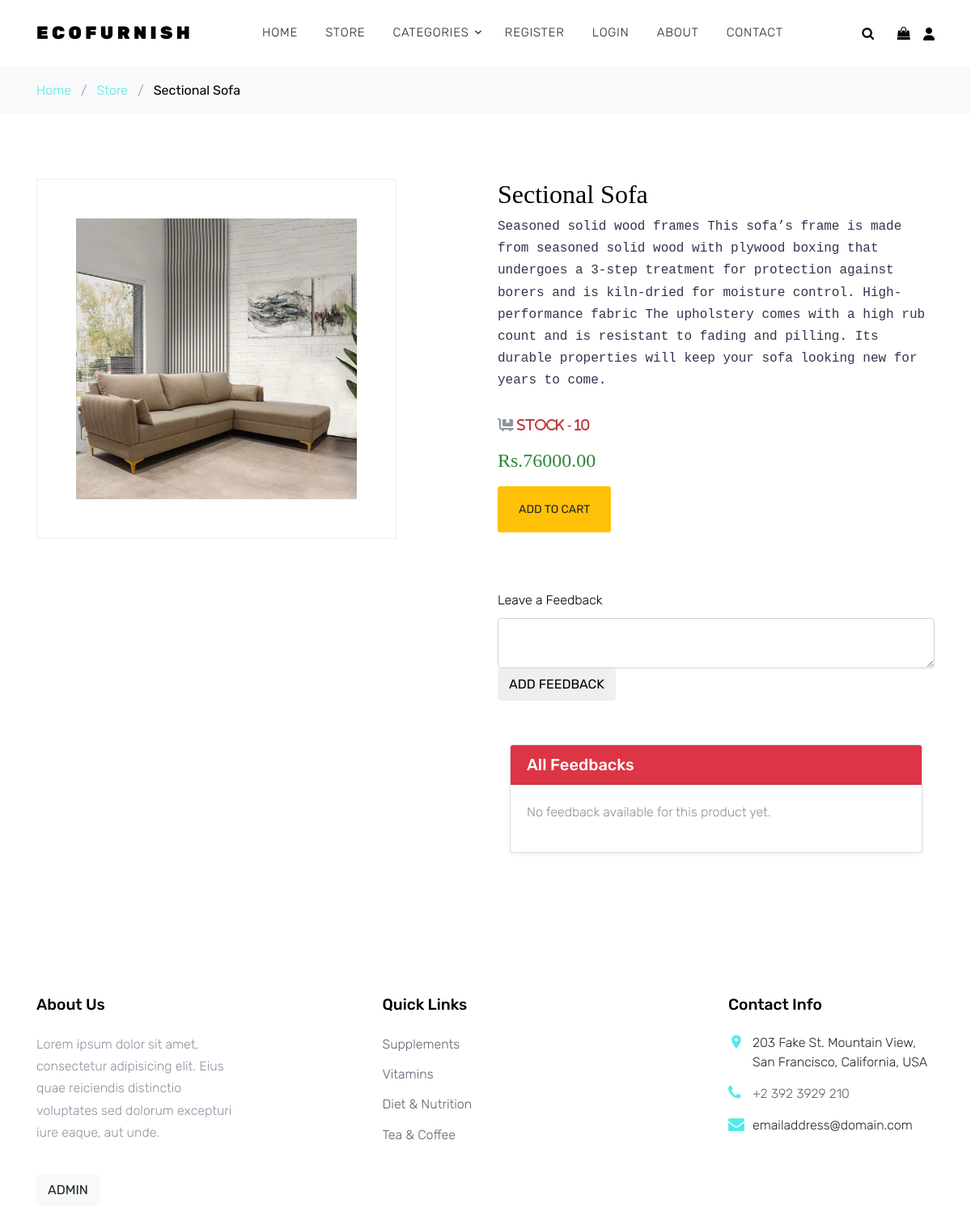
Before: /single_details/3/ with the older database file.
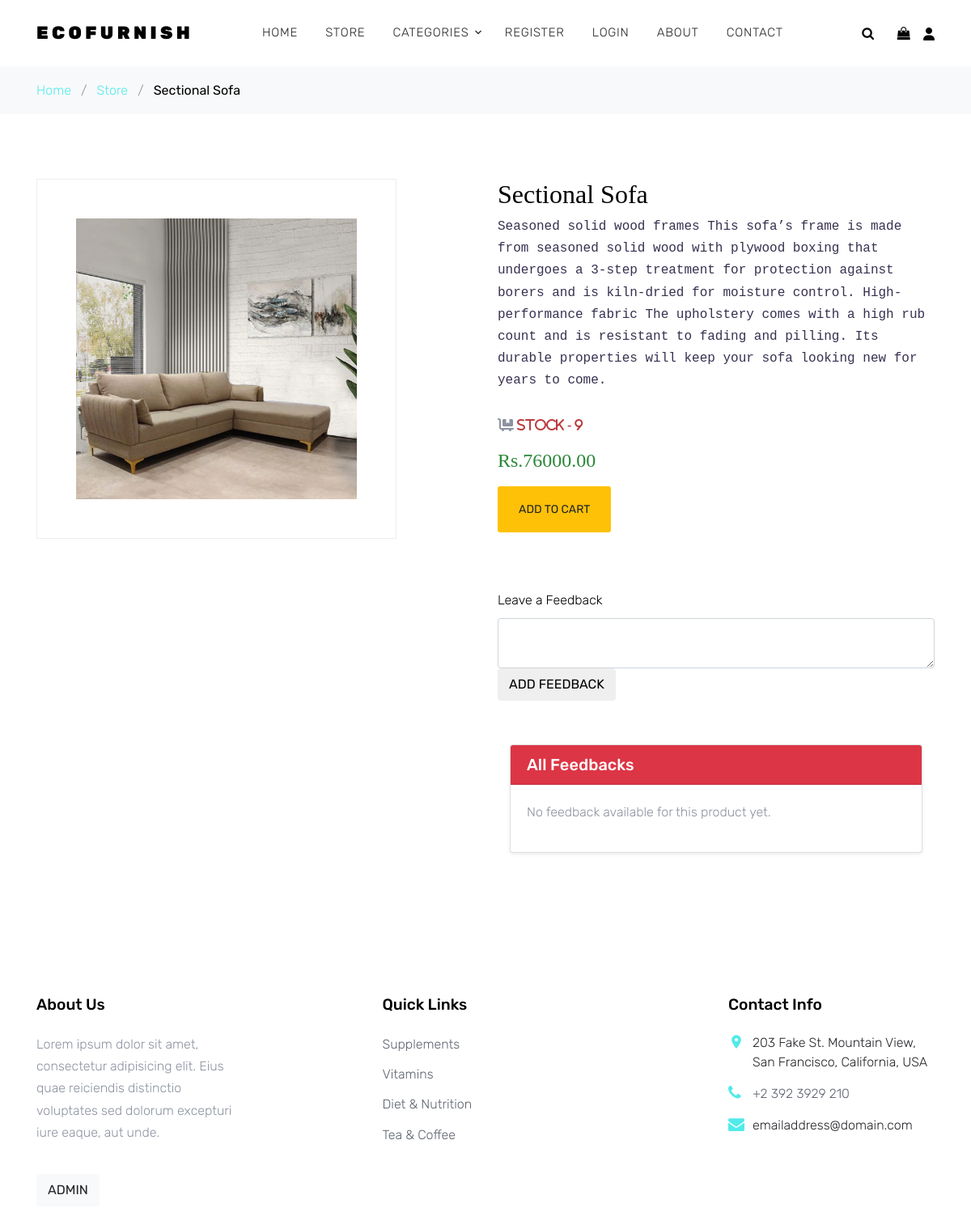
After: the same page with the newer database file.
### Store/models.py (models this page shows, shortened)
class Furniture(models.Model):
    product = models.CharField(max_length=50, unique=True)
    description = models.TextField(max_length=1000, blank=True)
    category = models.ForeignKey(Categories, on_delete=models.PROTECT)
    price = models.DecimalField(max_digits=20, decimal_places=2)
    image = models.ImageField(upload_to='Furniture')
    stock = models.IntegerField()

### Store/views.py (the view)
# urls.py: path('single_details/<int:pro_id>/', Single_Details, name='single_details'),
def Single_Details(request, pro_id):
    ecofurnishsingle = Furniture.objects.get(id=pro_id)
    feedback_list = Feedback.objects.filter(product_id=pro_id).order_by('-created_at')
    return render(request, 'Store/Shop_Details.html', {'pro': ecofurnishsingle,
                                                       'feedback_view':feedback_list})

### Store/context_processors.py (called while the page is built)
def EcoFurnish_Category(request):
    cat = Categories.objects.all()
    return dict(cat=cat)

### Template/Store/Shop_Details.html (shortened to what this page needs)
{% extends 'Home/Base.html' %}
{% load static %}
{% block content %}
    <div class="bg-light py-3">
      <div class="container">
        <div class="row">
          <div class="col-md-12 mb-0"><a href="index.html">Home</a> <span class="mx-2 mb-0">/</span> <a
              href="{% url 'Store:shop' %}">Store</a> <span class="mx-2 mb-0">/</span> <strong class="text-black">{{pro.product}}</strong></div>
        </div>
      </div>
    </div>
    <div class="site-section">
      <div class="container">
        <div class="row">
          <div class="col-md-5 mr-auto">
            <div class="border text-center">
              <img src="{{pro.image.url}}" alt="Image" class="img-fluid p-5">
            </div>
          </div>
          <div class="col-md-6">
            <h2 class="text-black" style="font-family: serif;">{{pro.product}}</h2>
            <p style="font-family: monospace; color: #383050;">{{pro.description}}</p>
            {% if pro.stock > 0 %}
            <p><strong class="fa-solid fa-cart-flatbed mt-3"> <span style="color:#BB3A3E;">Stock - {{pro.stock}}</span></strong></p>
            {% endif %}
            <p><strong class="text h4" style="font-family: serif; color:#2A8737;">Rs.{{pro.price}}</strong></p>
            {% if pro.stock > 0 %}
            <p><a href="{% url 'Cart:add_cart' pro.id %}" class="buy-now btn btn-sm height-auto px-4 py-3 btn-warning">Add To Cart</a></p>
            {% else %}
            <p><a href="#" class="buy-now btn btn-sm height-auto px-4 py-3 btn-dark">Out of Stock</a></p>
            {% endif %}
            <br><br>
            <form method="post" action="{% url 'Store:feedback' pro.id %}">
              <label class="text-black">Leave a Feedback</label>
              <textarea name="Add_Feedback" class="form-control" required></textarea>
              <div>
                <input type="submit" value="Add Feedback" class="btn btn-teal-300">
              </div>
            </form>
            <br><br>
            <div class="col-12">
                <div class="card shadow-sm">
                    <div class="card-header bg-danger text-white">
                        <h5 class="mb-0 text-white">All Feedbacks</h5>
                    </div>
                    <div class="card-body" style="max-height: 275px; overflow-y: auto;">
                        {% if feedback_view %}
                            <ul class="list-group">
                                {% for feedback in feedback_view %}
                                    <li class="list-group-item">
                                        <p><span style="color:#343738;">{{ feedback.user.first_name }} {{ feedback.user.last_name }}</span></span><br>
                                        <strong style="color:black;">{{ feedback.feedback }}</strong></p>
                                        <small class="text-muted">Posted on {{ feedback.created_at|date:"F d, Y H:i" }}</small>
                                    </li>
                                {% endfor %}
                            </ul>
                        {% else %}
                            <p>No feedback available for this product yet.</p>
                        {% endif %}
                    </div>
                </div>
            </div>
          </div>
        </div>
      </div>
    </div>
{% endblock %}

Changed rows visible on the page:
changed Furniture "Sectional Sofa": stock "10" → "9"
